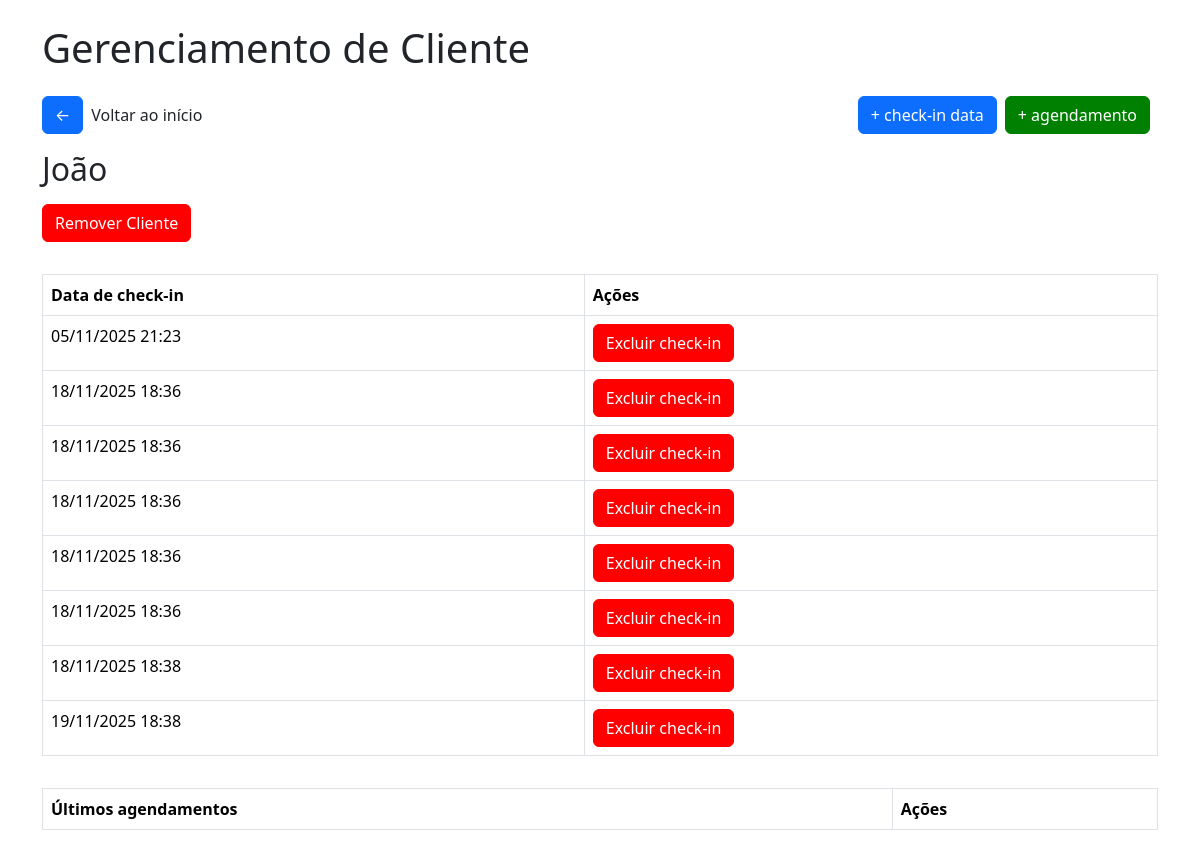
The page /clientemassagem/5 on the database as committed earlier.
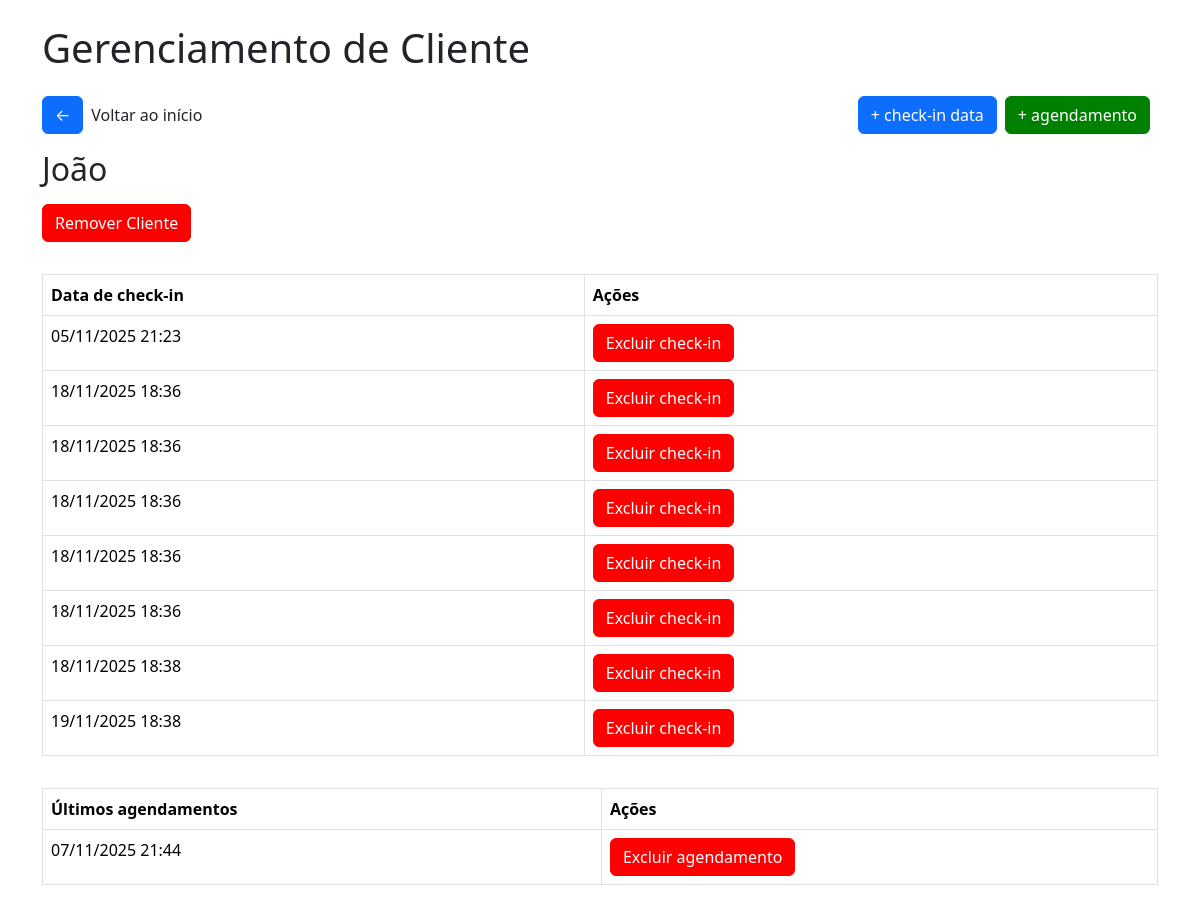
The same page on the database as committed later.
### tables this page shows
CREATE TABLE cliente_massagem (
        id INTEGER PRIMARY KEY AUTOINCREMENT,
        nome TEXT NOT NULL,
        status BOOLEAN DEFAULT FALSE,
        checkins INTEGER DEFAULT 0
    );

CREATE TABLE checkin_massagem (
        id INTEGER PRIMARY KEY AUTOINCREMENT,
        cliente_id INTEGER,
        data DATETIME,
        FOREIGN KEY(cliente_id) REFERENCES clientes(id)
    );

CREATE TABLE historico_agendamento_massagem (
        id INTEGER PRIMARY KEY AUTOINCREMENT,
        cliente_id INTEGER,
        data DATETIME,
        FOREIGN KEY(cliente_id) REFERENCES clientes(id)
    );

### app/views/massagem.py (the view)
@app.route('/clientemassagem/<int:cliente_id>')
def cliente_massagem(cliente_id):
    conn = get_db_connection()
    cliente = conn.execute("SELECT * FROM cliente_massagem WHERE id = ?", (cliente_id,)).fetchone()
    checkins = conn.execute("SELECT * FROM checkin_massagem WHERE cliente_id = ? ORDER BY data ASC", (cliente_id,))
    agendamentos = conn.execute("SELECT * FROM historico_agendamento_massagem WHERE cliente_id = ? ORDER BY data ASC", (cliente_id,))
    return render_template('massagem/cliente_massagem.html', cliente=cliente, checkins=checkins, agendamentos=agendamentos)

### app/model/model.py (called while the page is built)
def get_db_connection():
    conn = sqlite3.connect('checkins.db')
    conn.row_factory = sqlite3.Row
    return conn

### app/templates/massagem/cliente_massagem.html (shortened to what this page needs)
<!DOCTYPE html>
<html lang="pt-br">
<head>
    <link href="https://cdn.jsdelivr.net/npm/bootstrap@5.3.2/dist/css/bootstrap.min.css" rel="stylesheet">
    <link rel="stylesheet" href="{{url_for('static', filename='css/style.css')}}">
    <link rel="stylesheet" href="{{url_for('static', filename='css/modal.css')}}">
</head>
<body>
    <div class="container">
        <h1 class="mb-4">
            Gerenciamento de Cliente
        </h1>
        <div class="box-btn-home">
            <div class="box"><a href="/" class="btn btn-primary btn-home">&#x2190</a>
            <p>Voltar ao início</p></div>
            <div class="box">
                <a href="/adcheckindatamassagem/{{cliente.id}}" class="btn btn-primary btn-home">+ check-in data</a>
                <a href="/adicionaragendamentomassagem/{{cliente.id}}" class="btn btn-primary btn-home green">+ agendamento</a>
            </div>
        </div>
        <h2 class="mb-3">
            {{cliente.nome}}
        </h2>
        <button class="btn btn-primary btn-remover" id="openModal">Remover Cliente</button>
        <table class="table table-bordered table-checkin">
            <thead>
                <tr>
                <th>Data de check-in</th>
                <th>Ações</th>
                </tr>
            </thead>
            <tbody>
                {% for checkin in checkins %}
                <tr>
                <td>{{ checkin.data }}</td>
                <td><a href="/excluircheckinmassagem/{{checkin.id}}" class="btn btn-primary btn-remover excludecheckin">Excluir check-in</a></td>
                </tr>
                {% endfor %}
            </tbody>
        </table>
        <table class="table table-bordered table-checkin">
            <thead>
                <tr>
                <th>Últimos agendamentos</th>
                <th>Ações</th>
                </tr>
            </thead>
            <tbody>
                {% for a in agendamentos %}
                <tr>
                <td>{{ a.data }}</td>
                <td><a href="/excluiragendamentomassagem/{{a.id}}" class="btn btn-primary btn-remover excludecheckin">Excluir agendamento</a></td>
                </tr>
                {% endfor %}
            </tbody>
        </table>
</body>
</html>

### app/static/css/style.css (style rules this page uses)
body { padding: 24px; }
a { text-decoration: none; }
.btn-remover { background-color: red; border-color: red; }
.btn-home { margin-bottom: 16px; margin-right: 8px; }
.box-btn-home { width: 100%; display: flex; justify-content: space-between; align-items: center; }
.box-btn-home .box { display: flex; justify-content: center; align-items: center; }
.table-checkin { margin-top: 32px; }
.excludecheckin { color: white; }
.green { background-color: green; border-color:green; }

Rows that differ between the two databases and show on the page:
added historico_agendamento_massagem: data "07/11/2025 21:44"
